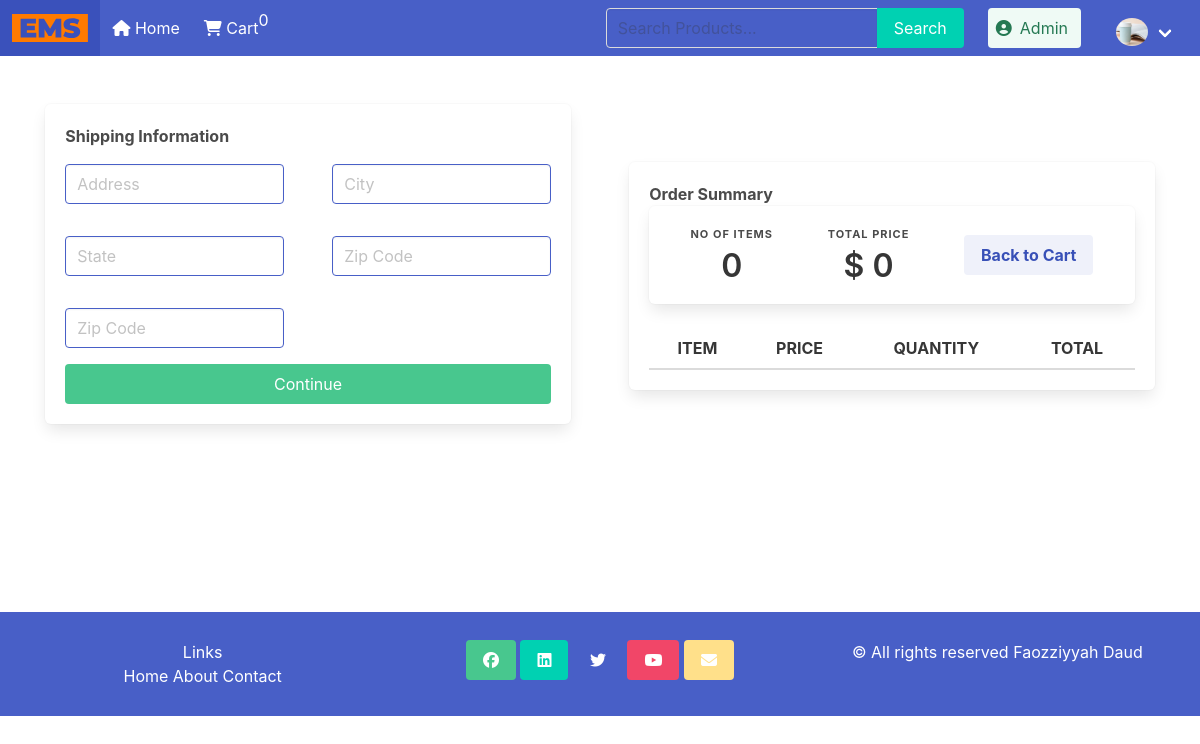
Before: /checkout/ (signed in) with the older database file.
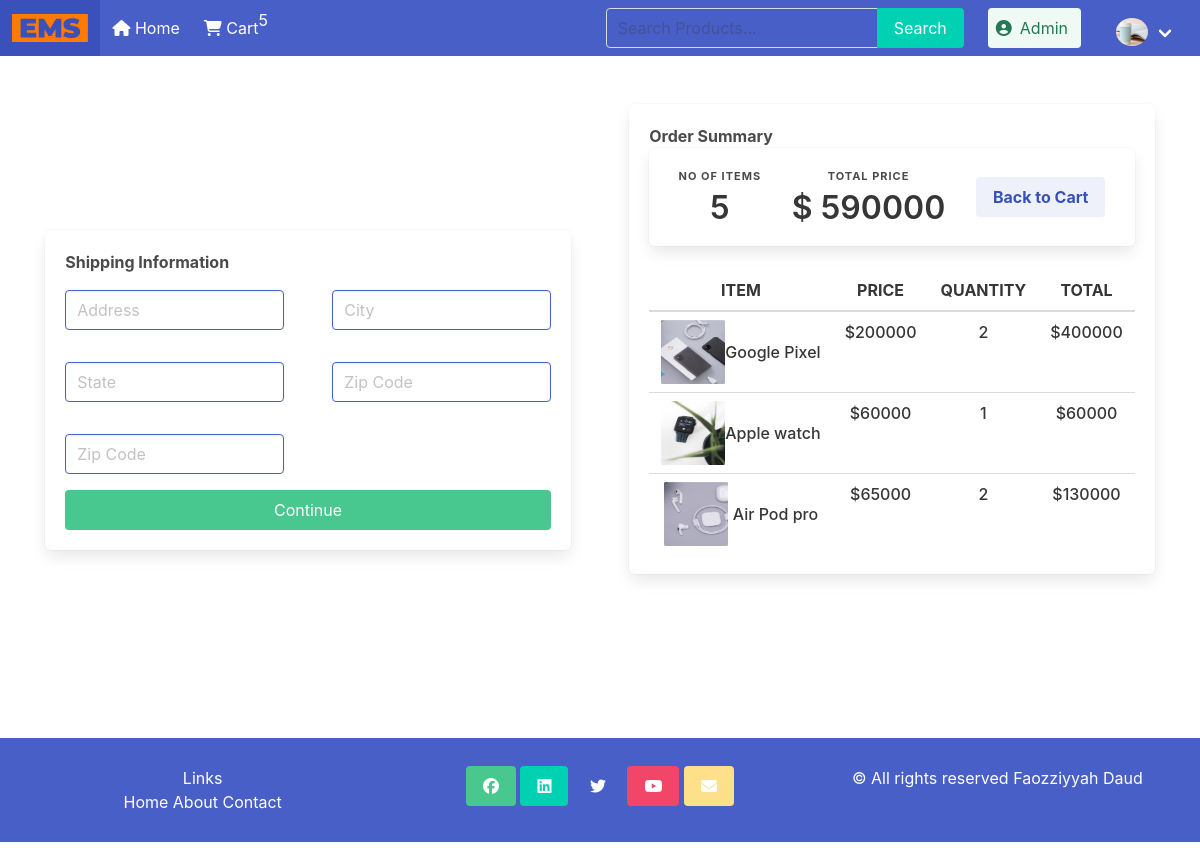
After: the same page with the newer database file.
### blog/models.py (models this page shows, shortened)
class Order(models.Model):
    customer = models.ForeignKey(Customer, on_delete=models.SET_NULL, null=True, blank=True)
    date_ordered = models.DateTimeField(auto_now_add=True)
    complete = models.BooleanField(default=False)
    transaction_id = models.CharField(max_length=255, null=True)
    @property
    def shipping(self):
        shipping = False
        orderitems = self.orderitem_set.all()
        for i in orderitems:
            if i.product.approved == True:
                shipping = True
            return shipping
    @property
    def get_cart_total(self):
        orderitems = self.orderitem_set.all()
        total = sum([item.get_total for item in orderitems])
        return total
    @property
    def get_cart_items(self):
        orderitems = self.orderitem_set.all()
        total = sum([item.quantity for item in orderitems])
        return total

class OrderItem(models.Model):
    product = models.ForeignKey(Product, on_delete=models.SET_NULL, null=True)
    order = models.ForeignKey(Order, on_delete=models.SET_NULL, null=True)
    quantity = models.IntegerField(default=0, null=True, blank=True)
    date_added = models.DateTimeField(auto_now_add=True)
    @property
    def get_total(self):
        total = self.product.price * self.quantity
        return total

class Product(models.Model):
    name = models.CharField(max_length=100)
    image = models.ImageField(upload_to='product_images', default='1280x960.png')
    category = models.ManyToManyField(Category)
    created_at = models.DateTimeField(default=datetime.now)
    price = models.IntegerField(default=0)
    no_of_likes = models.IntegerField(default=0)
    approved = models.BooleanField('Approved', default=False)

### blog/views.py (the view)
# urls.py: path('checkout/', views.checkout, name='checkout'),
def checkout(request):
    customer = request.user.customer
    order, created = Order.objects.get_or_create(customer=customer, complete=False)
    items = order.orderitem_set.all()
    cartItems = order.get_cart_items
    user_object = User.objects.get(username=request.user.username)
    user_profile = Customer.objects.get(user=user_object)
    context = {'items': items, 'order': order, 'cartItems': cartItems, 'user_profile': user_profile,}
    return render(request, 'checkout.html', context)

### blog/templates/checkout.html (shortened to what this page needs)
{% extends 'base.html' %}
{% load static %}
{% block content %}
<div id="checkout-main">
    <form id="form" class="checkout-child box">
        <h1 class="has-text-weight-bold shippinginfo">Shipping Information</h1>
        <div class="checkout-row shippinginfo">
            <input class="input is-link" type="text" name="address" placeholder="Address">
            <input class="input is-link" type="text" name="city" placeholder="City">
        </div>
        <div class="checkout-row shippinginfo">
            <input class="input is-link" type="text" name="state" placeholder="State">
            <input class="input is-link" type="number" name="zip" placeholder="Zip Code">
        </div>
        <div class="checkout-row shippinginfo">
            <input class="input is-link" type="number" name="zip" placeholder="Zip Code">
        </div>
        <button style="width: 100%;" class=" button is-success" id="form-button">Continue</button>
    </form>
    <div id="checkoutchild" class="checkout-child box">
        <h1 class="has-text-weight-bold">Order Summary</h1>
        <nav class="level is-mobile box">
            <div class="level-item has-text-centered">
                <div>
                  <p class="heading has-text-weight-bold">no of Items</p>
                  <p class="title">{{order.get_cart_items}}</p>
                </div>
            </div>
            <div class="level-item has-text-centered">
                <div>
                  <p class="heading has-text-weight-bold">Total price</p>
                  <p class="title">$ {{order.get_cart_total}}</p>
                </div>
            </div>
            <div class="level-item has-text-centered has-text-weight-bold" id="backtocart">
                <a class="button is-link is-light" href="{% url 'cart' %}">Back to Cart</a>
            </div>
        </nav>
        <table class="table is-fullwidth">
            <thead>
              <tr>
                <th><p class="has-text-centered is-uppercase has-text-weight-bold">Item</p></th>
                <th><p class="has-text-centered is-uppercase has-text-weight-bold">Price</p></th>
                <th><p class="has-text-centered is-uppercase has-text-weight-bold">Quantity</p></th>
                <th><p class="has-text-centered is-uppercase has-text-weight-bold">Total</p></th>
              </tr>
            </thead>
            <tbody>
                {% for item in items %}
                <tr>
                    <td id="tableimage" class="">
                        <img id="tabimage" src="{{ item.product.image.url }}" class="image is-64x64" />
                        <p class="has-text-centered has-text-weight-medium">{{ item.product.name }}</p>
                    </td>
                    <td>
                        <p class="has-text-centered has-text-weight-medium">${{ item.product.price }}</p>
                    </td>
                    <td>
                        <p class="has-text-centered has-text-weight-medium">{{ item.quantity }}</p>
                    </td>
                    <td>
                        <p class="has-text-centered has-text-weight-medium">${{item.get_total}}</p>
                    </td>
                </tr>
                {% endfor %}
            </tbody>
        </table>
    </div>
</div>
{% endblock %}

### blog/templates/base.html (shortened to what this page needs)
<!DOCTYPE html>
<html lang="en">
<head>
    <link rel="stylesheet" href="https://cdn.jsdelivr.net/npm/bulma@0.9.4/css/bulma.min.css">
    {% load static %}
    <link rel="stylesheet" href="{% static 'css/bulma.min.css' %}">
    <link rel="stylesheet" href="{% static 'css/custom.css' %}">
</head>
<body>
    <header>
        <nav class="navbar is-link" role="navigation" aria-label="main navigation">
            <div class="navbar-brand">
                <a class="navbar-item" href="{% url 'index' %}">
                    <img src="{% static 'images/EMS.svg' %}" width="" height="">
                </a>
            </div>
            <div id="navbarBasicExample" class="navbar-menu is-active">
                <div class="navbar-start">
                    <div class="navbar-item">
                        <a href="{% url 'index' %}" class="nava"><i class="fas fa-home"></i> Home </a>
                    </div>
                    <div class="navbar-item">
                        <a href="{% url 'cart' %}" class="nava"><i class="fa fa-shopping-cart" aria-hidden="true"></i> Cart </a>
                        <p id="cattotal" style="margin-top: -1em;">{{ cartItems }}</p>
                    </div>
                </div>
                <div class="navbar-end">
                    <form class="navbar-item" method="POST" action="{% url 'search-product' %}">
                        <div class="field has-addons">
                            <div class="control">
                              <input class="input" type="search" style="background-color: transparent;" placeholder="Search Products..." aria-label="Search" name="searched" />
                            </div>
                            <div class="control">
                              <button class="button is-primary" type="submit"> Search </button>
                            </div>
                        </div>
                    </form>
                    <div class="navbar-item">
                        <div class="buttons">
                            {% if user.is_superuser %}
                                <a class="navbar-item button is-success is-light" href="{% url 'index' %}">
                                    <span class="icon">
                                        <i class="fa fa-user-circle"></i>
                                    </span>
                                    <span>Admin</span>
                                </a>
                            {% endif %}
                            {% if user.is_authenticated %}
                                <div class="navbar-item has-dropdown is-hoverable">
                                    <a class="navbar-link">
                                        <img src="{{user_profile.profileimg.url}}" class="header-avatar" style="width: 32px; height: 32px; border-radius: 100%; margin-left: 15px;">
                                    </a>
                                </div>
                            {% endif %}
                        </div>
                    </div>
                </div>
            </div>
        </nav>
      </header>
{% block content %}
{% endblock content %}
<footer class="columns" id="footer">
    <div class="column">
        <h5>Links</h5>
            <a href="{% url 'index' %}">Home</a>
            <a href="{% url 'cart' %}">About</a>
            <a href="{% url 'checkout' %}">Contact</a>
    </div>
    <div class="column">
        <a class="button is-success" href="http://www.facebook.com/profile.php?id="><i class="fab fa-facebook"></i></a>
        <a class="button is-primary" href="http://www.linkedin.com/in/"><i class="fab fa-linkedin"></i></a>
        <a class="button is-link" href="http://twitter.com/"><i class="fab fa-twitter"></i></a>
        <a class="button is-danger" href="http://youtube.com/"><i class="fab fa-youtube"></i></a>
        <a class="button is-warning" href="mailto:"><i class="fas fa-envelope"></i></a>
    </div>
    <div class="column">
        <p>© All rights reserved {{ current_year }} Faozziyyah Daud</p>
    </div>
</footer>
</body>
</html>

Changed rows visible on the page:
computed for Order: get_cart_items "0" → "5"; get_cart_total "0" → "590000"
added OrderItem: product.image (picture), product.name "Google Pixel", product.price "200000", quantity "2", get_total "400000"
added OrderItem: product.image (picture), product.name "Apple watch", product.price "60000", quantity "1", get_total "60000"
added OrderItem: product.image (picture), product.name "Air Pod pro", product.price "65000", quantity "2", get_total "130000"
Other visible differences:
{{ cartItems }}: "0" → "5"
